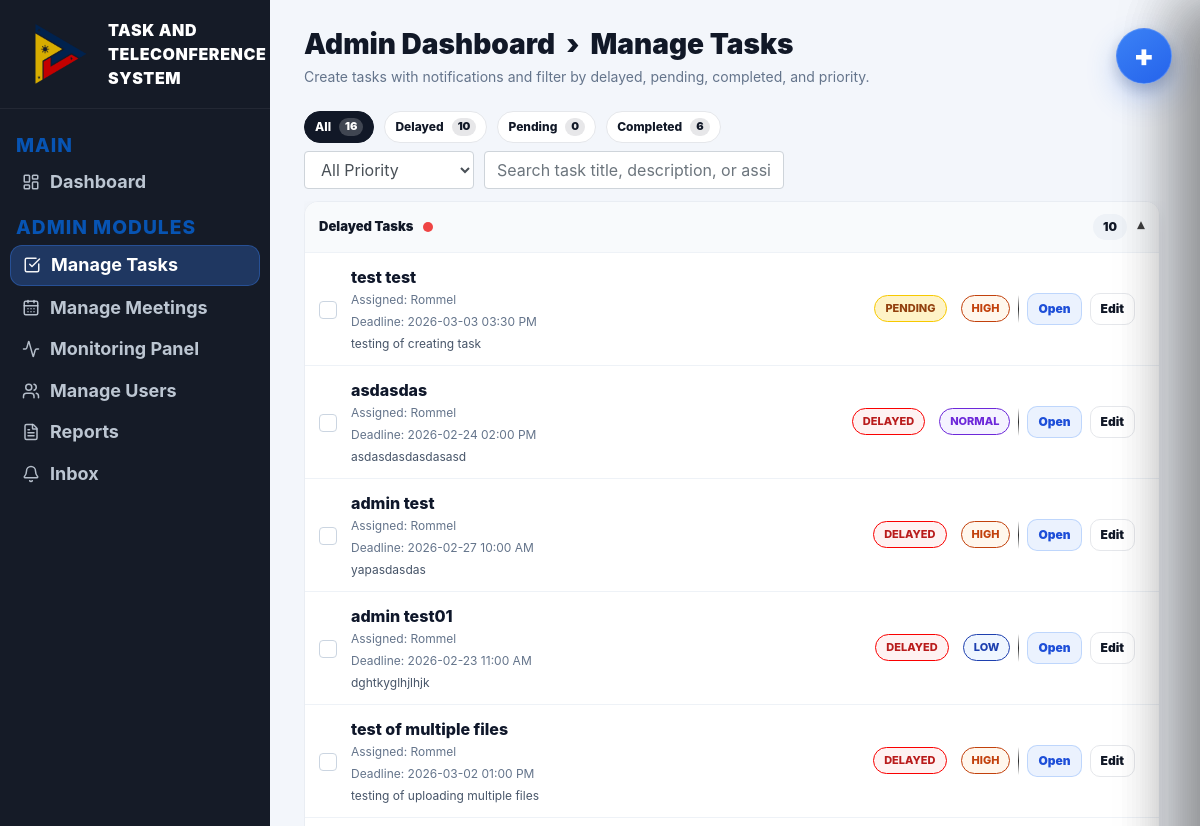
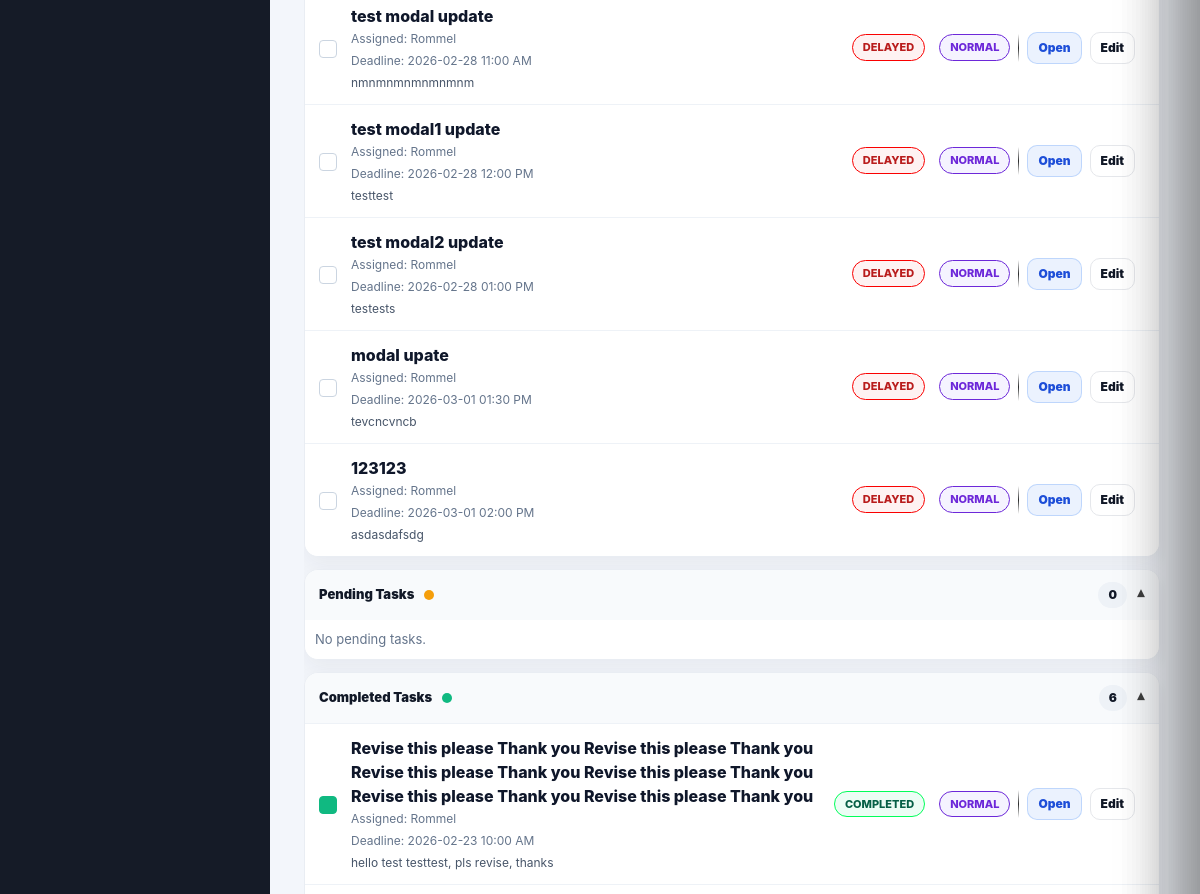
/admin/manage-tasks (signed in, upper part), run on an earlier commit of the app's database (2 pictures, top to bottom).
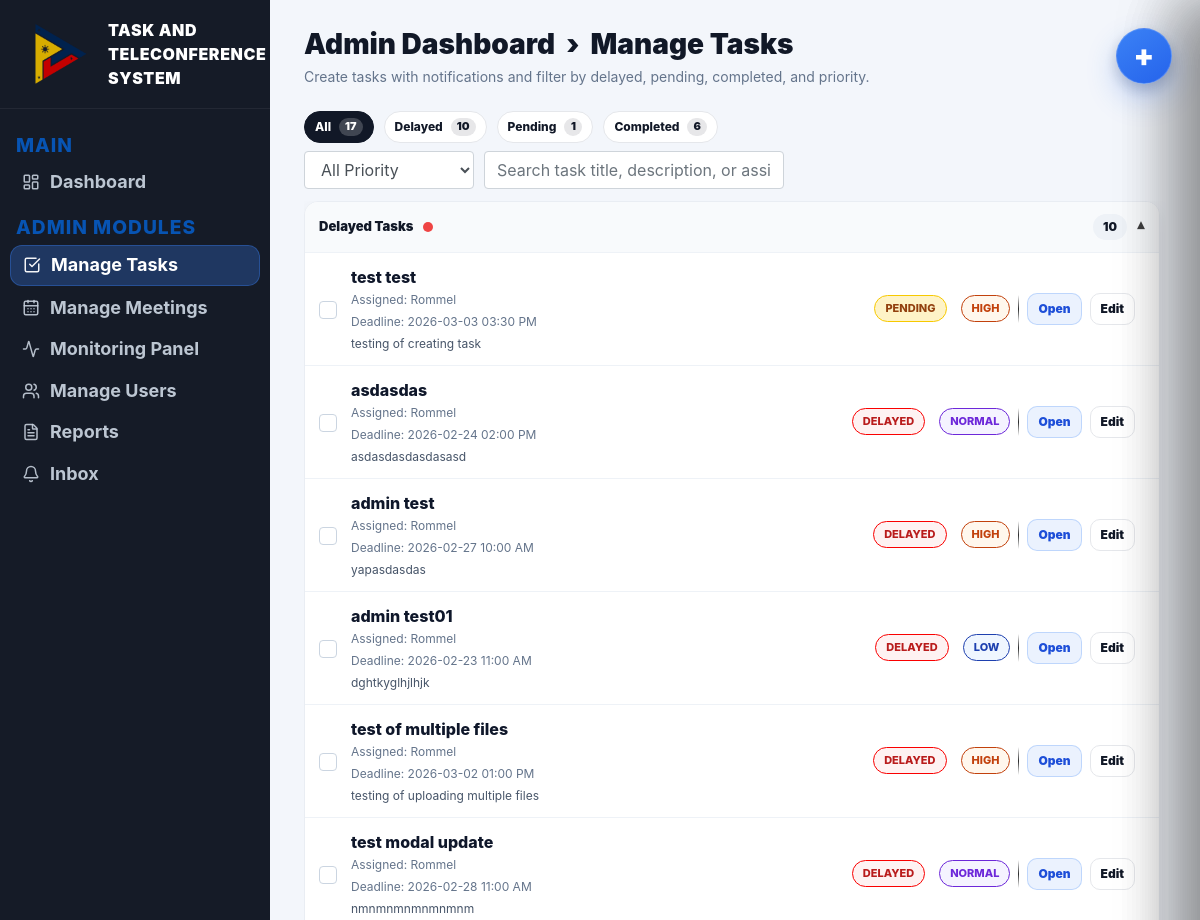
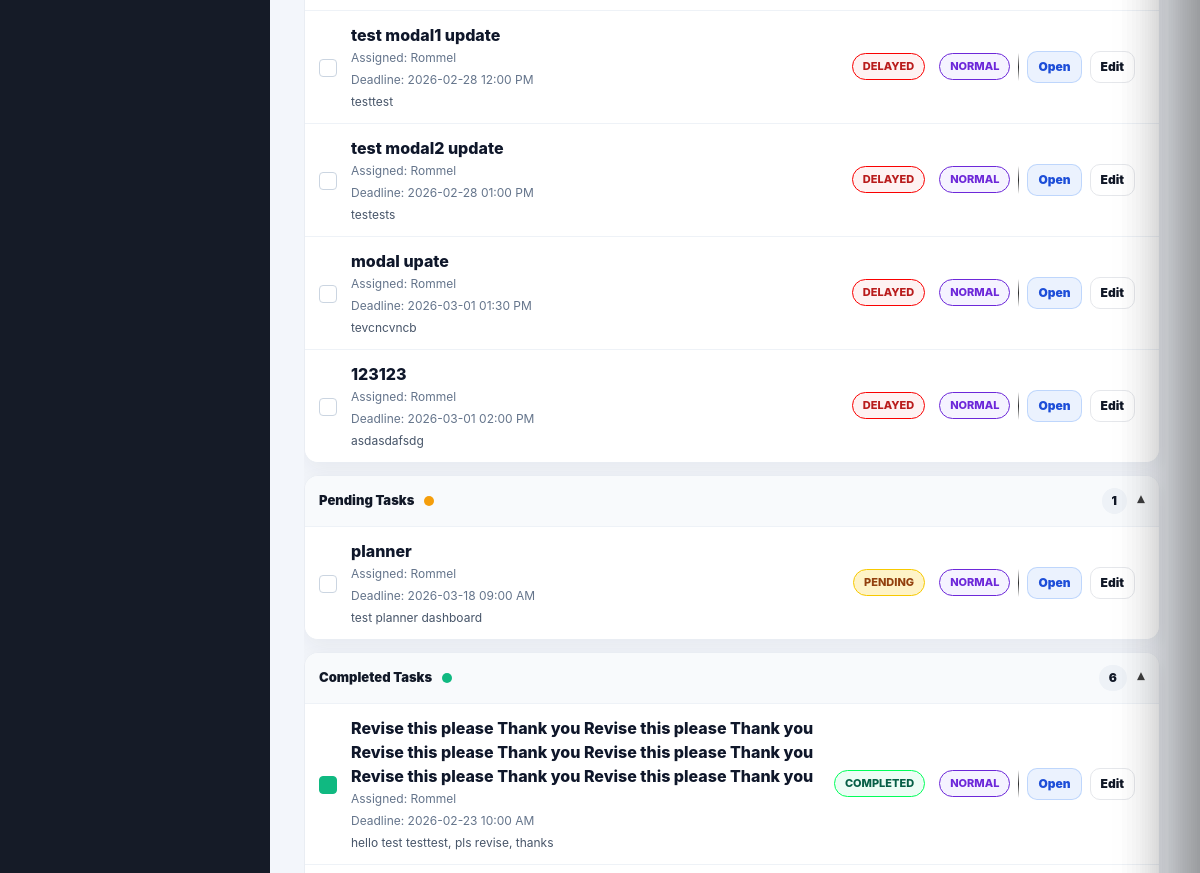
And on a later commit of the database (2 pictures, top to bottom).
### website/models.py (models this page shows, shortened)
class Task(db.Model):
    id = db.Column(db.Integer, primary_key=True)
    title = db.Column(db.String(200), nullable=False)
    description = db.Column(db.Text)
    assigned_to = db.Column(db.Integer, db.ForeignKey('user.id'))
    assigned_user = db.relationship('User', foreign_keys=[assigned_to])
    status = db.Column(db.String(50), default="assigned")
    priority = db.Column(db.String(20), default="normal")
    deadline = db.Column(db.DateTime)
    file_path = db.Column(db.String(300))
    last_edited_by = db.Column(db.Integer, nullable=True)
    last_edited_at = db.Column(db.DateTime, server_default=func.now(), onupdate=func.now())
    created_at = db.Column(db.DateTime(timezone=True), server_default=func.now())

class User(db.Model, UserMixin):
    id = db.Column(db.Integer, primary_key=True)
    email = db.Column(db.String(150), unique=True)
    password = db.Column(db.String(150))
    firstname = db.Column(db.String(150))
    is_admin = db.Column(db.Boolean, default=False)
    role = db.Column(db.String(20), default="user")
    notes = db.relationship('Note')
    notifications = db.relationship('Notification', lazy=True, cascade="all, delete-orphan")

### website/views.py (the view)
@views.route('/admin/manage-tasks')
@login_required
@admin_only
def manage_tasks():
    users = User.query.filter_by(is_admin=False).order_by(User.firstname.asc()).all()
    tasks = Task.query.order_by(Task.created_at.desc()).all()
    selected_filter = (request.args.get("filter") or "all").strip().lower()
    allowed_filters = {"all", "delayed", "pending", "completed"}
    if selected_filter not in allowed_filters:
        selected_filter = "all"
    return render_template(
        "manage_tasks.html",
        user=current_user,
        users=users,
        tasks=tasks,
        selected_filter=selected_filter,
        now_dt=ph_now(),
    )

### website/views.py (called while the page is built)
def ph_now():
    return datetime.now(timezone.utc).astimezone(PH_TIMEZONE).replace(tzinfo=None)

def admin_only(func):
    @wraps(func)
    def wrapper(*args, **kwargs):
        if not current_user.is_authenticated or not current_user.is_admin:
            abort(403)
        return func(*args, **kwargs)
    return wrapper

### website/templates/manage_tasks.html (shortened to what the changed rows need)
{% extends "admin_base.html" %}
{% block content %}
<div class="mt-wrap">
  <div class="mt-head">
    <h1 class="td-title" style="margin:0;">Admin Dashboard &nbsp;›&nbsp; Manage Tasks</h1>
  </div>
  {% set delayed_tasks = tasks|rejectattr("status","equalto","completed")
                              |selectattr("deadline")
                              |selectattr("deadline","lt",now_dt)
                              |list if tasks else [] %}
  {% set pending_tasks = tasks|rejectattr("status","equalto","completed")
                              |rejectattr("deadline")
                              |list if tasks else [] %}
  {% set timed_pending_tasks = tasks|rejectattr("status","equalto","completed")
                                   |selectattr("deadline")
                                   |rejectattr("deadline","lt",now_dt)
                                   |list if tasks else [] %}
  {% set pending_tasks = pending_tasks + timed_pending_tasks %}
  {% set completed_tasks = tasks|selectattr("status","equalto","completed")|list if tasks else [] %}
  <div class="td-pills mb-2">
    <button class="pill-tab active" type="button" data-filter="all" id="pill-all">All <span class="pill-count">{{ tasks|length }}</span></button>
    <button class="pill-tab" type="button" data-filter="pending" id="pill-pending">Pending <span class="pill-count" id="pill-pending-count">{{ pending_tasks|length }}</span></button>
  </div>
  <div class="mt-list" id="taskList">
    <div class="sec open" data-section="delayed">
      <div class="sec-body">
        {% if delayed_tasks and delayed_tasks|length > 0 %}
          {% for t in delayed_tasks %}
            {% set pr = (t.priority or 'normal')|lower %}
            <div class="task-row task-item"
                 id="task-{{ t.id }}"
                 data-task-id="{{ t.id }}"
                 data-status="{{ t.status or '' }}"
                 data-original-status="{{ t.status or 'in_progress' }}"
                 data-priority="{{ pr }}"
                 data-title="{{ (t.title ~ ' ' ~ (t.description or '') ~ ' ' ~ ((t.assigned_user.firstname if t.assigned_user else 'unassigned')))|lower }}"
                 data-deadline="{{ t.deadline.strftime('%Y-%m-%dT%H:%M:%S') if t.deadline else '' }}">
              <div class="task-left">
                <button type="button"
                        class="task-check task-check-btn"
                        aria-label="Toggle complete"
                        data-complete-task="{{ t.id }}"></button>
                <div class="task-main">
                  <div class="task-title">{{ t.title }}</div>
                  <div class="task-meta">
                    Assigned: {{ t.assigned_user.firstname if t.assigned_user else 'Unassigned' }}
                  </div>
                  <div class="task-meta">
                    Deadline: {{ t.deadline.strftime('%Y-%m-%d %I:%M %p') if t.deadline else '-' }}
                  </div>
                  <div class="task-desc">{{ t.description or 'No description provided.' }}</div>
                </div>
              </div>
              <div class="task-side">
                <div class="task-tags">
                  <span class="tag state-tag status-delayed">DELAYED</span>
                  <span class="tag prio-{{ pr }}">{{ pr|upper }}</span>
                </div>
                <div class="task-actions">
                  <button type="button" class="btn-mini" data-open-task="{{ t.id }}">Open</button>
                  <button type="button" class="btn-mini ghost" data-edit-task="{{ t.id }}">Edit</button>
                </div>
              </div>
            </div>
          {% endfor %}
        {% else %}
          <div class="empty" data-empty-state="delayed">No delayed tasks.</div>
        {% endif %}
      </div>
    </div>
    <div class="sec open" data-section="pending">
      <button class="sec-h" type="button">
        <div style="display:flex; align-items:center; gap:10px;">
          <span class="sec-count">{{ pending_tasks|length }}</span>
          <span class="sec-caret">▾</span>
        </div>
      </button>
      <div class="sec-body">
        {% if pending_tasks and pending_tasks|length > 0 %}
          {% for t in pending_tasks %}
            {% set pr = (t.priority or 'normal')|lower %}
            <div class="task-row task-item"
                 id="task-{{ t.id }}"
                 data-task-id="{{ t.id }}"
                 data-status="{{ t.status or '' }}"
                 data-original-status="{{ t.status or 'in_progress' }}"
                 data-priority="{{ pr }}"
                 data-title="{{ (t.title ~ ' ' ~ (t.description or '') ~ ' ' ~ ((t.assigned_user.firstname if t.assigned_user else 'unassigned')))|lower }}"
                 data-deadline="{{ t.deadline.strftime('%Y-%m-%dT%H:%M:%S') if t.deadline else '' }}">
              <div class="task-left">
                <button type="button"
                        class="task-check task-check-btn"
                        aria-label="Toggle complete"
                        data-complete-task="{{ t.id }}"></button>
                <div class="task-main">
                  <div class="task-title">{{ t.title }}</div>
                  <div class="task-meta">
                    Assigned: {{ t.assigned_user.firstname if t.assigned_user else 'Unassigned' }}
                  </div>
                  <div class="task-meta">
                    Deadline: {{ t.deadline.strftime('%Y-%m-%d %I:%M %p') if t.deadline else '-' }}
                  </div>
                  <div class="task-desc">{{ t.description or 'No description provided.' }}</div>
                </div>
              </div>
              <div class="task-side">
                <div class="task-tags">
                  <span class="tag state-tag status-pending">PENDING</span>
                  <span class="tag prio-{{ pr }}">{{ pr|upper }}</span>
                </div>
                <div class="task-actions">
                  <button type="button" class="btn-mini" data-open-task="{{ t.id }}">Open</button>
                  <button type="button" class="btn-mini ghost" data-edit-task="{{ t.id }}">Edit</button>
                </div>
              </div>
            </div>
          {% endfor %}
        {% else %}
          <div class="empty" data-empty-state="pending">No pending tasks.</div>
        {% endif %}
      </div>
    </div>
    <div class="sec open" data-section="completed">
      <div class="sec-body">
        {% if completed_tasks and completed_tasks|length > 0 %}
          {% for t in completed_tasks %}
            {% set pr = (t.priority or 'normal')|lower %}
            <div class="task-row task-item"
                 id="task-{{ t.id }}"
                 data-task-id="{{ t.id }}"
                 data-status="{{ t.status or '' }}"
                 data-original-status="in_progress"
                 data-priority="{{ pr }}"
                 data-title="{{ (t.title ~ ' ' ~ (t.description or '') ~ ' ' ~ ((t.assigned_user.firstname if t.assigned_user else 'unassigned')))|lower }}"
                 data-deadline="{{ t.deadline.strftime('%Y-%m-%dT%H:%M:%S') if t.deadline else '' }}">
              <div class="task-left">
                <button type="button"
                        class="task-check task-check-btn is-done"
                        aria-label="Toggle complete"
                        data-complete-task="{{ t.id }}"></button>
                <div class="task-main">
                  <div class="task-title">{{ t.title }}</div>
                  <div class="task-meta">
                    Assigned: {{ t.assigned_user.firstname if t.assigned_user else 'Unassigned' }}
                  </div>
                  <div class="task-meta">
                    Deadline: {{ t.deadline.strftime('%Y-%m-%d %I:%M %p') if t.deadline else '-' }}
                  </div>
                  <div class="task-desc">{{ t.description or 'No description provided.' }}</div>
                </div>
              </div>
              <div class="task-side">
                <div class="task-tags">
                  <span class="tag state-tag status-completed">COMPLETED</span>
                  <span class="tag prio-{{ pr }}">{{ pr|upper }}</span>
                </div>
                <div class="task-actions">
                  <button type="button" class="btn-mini" data-open-task="{{ t.id }}">Open</button>
                  <button type="button" class="btn-mini ghost" data-edit-task="{{ t.id }}">Edit</button>
                </div>
              </div>
            </div>
          {% endfor %}
        {% else %}
          <div class="empty" data-empty-state="completed">No completed tasks yet.</div>
        {% endif %}
      </div>
    </div>
  </div>
</div>
{% endblock %}

What changed in the data, as far as the page shows it:
added Task: title "planner", assigned_user "Rommel", deadline "2026-03-18 09:00 AM", description "test planner dashboard", priority "NORMAL"
Also different on the page:
{{ tasks|length }}: "16" → "17"
{{ pending_tasks|length }}: "0" → "1"
text no longer shown: "No pending tasks."
